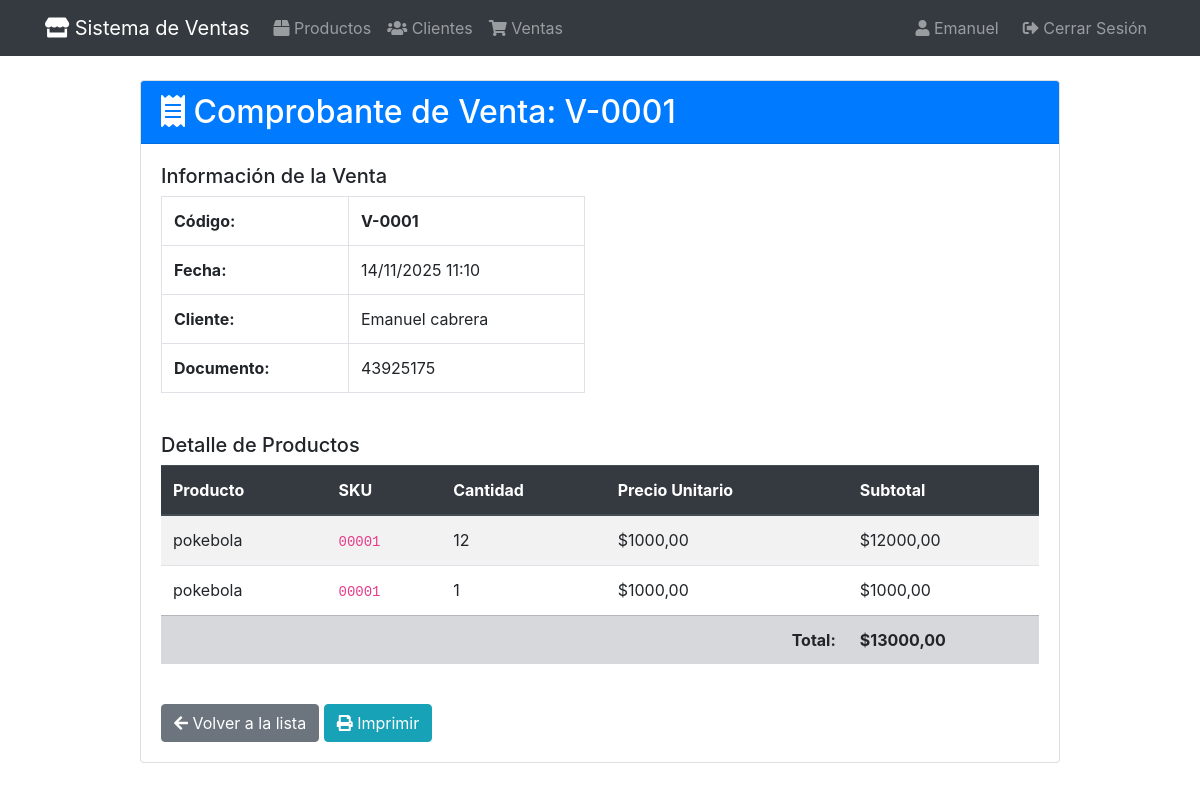
Screenshot of /ventas/1/ (signed in) with the database file from the repository.
### apps/ventas/models.py (models this page shows, shortened)
class Venta(models.Model):
    codigo_venta = models.CharField(
        max_length=20,
        unique= True,
        verbose_name="Codigo de venta"
    )
    cliente = models.ForeignKey(
        Cliente,
        on_delete=models.PROTECT,
        verbose_name="Cliente"
    )
    fecha = models.DateTimeField(
        auto_now=True,
        verbose_name="Fecha de venta"
    )
    total = models.DecimalField(
        max_digits=10,
        decimal_places = 2,
        default = 0,
        validators=[MinValueValidator(0)],
        verbose_name="Total de la venta"
    )
    class Meta:
        verbose_name ="Venta"
        verbose_name_plural = "Ventas"
        ordering = ["-fecha"]

class ItemVenta(models.Model):
    venta = models.ForeignKey(
        Venta,
        on_delete=models.CASCADE,
        related_name='items'
    )
    producto = models.ForeignKey(
        Producto,
        on_delete=models.PROTECT,
        verbose_name="Producto"
    )
    cantidad = models.IntegerField(
        validators=[MinValueValidator(1)],
        verbose_name="Cantidad"
    )
    precio_unitario = models.DecimalField(
        max_digits=10,
        decimal_places=2,
        validators=[MinValueValidator(0)],
        verbose_name="Precio Unitario",
        null=True,  # ← Permitir null temporalmente
        blank=True
    )
    subtotal = models.DecimalField(
        max_digits=10,
        decimal_places=2,
        default=0,
        validators=[MinValueValidator(0)],
        verbose_name="Subtotal"
    )
    class Meta:
        verbose_name = "Item de Venta"
        verbose_name_plural = "Items de Venta"

### apps/clientes/models.py (models this page shows, shortened)
class Cliente(models.Model):
    nombre = models.CharField(max_length=100, verbose_name="nombre")
    apellido = models.CharField(max_length=100, verbose_name="apellido")
    numero_documento = models.CharField(
        max_length=20,
        unique=True,
        verbose_name="nuemro de dni",
        validators= [
            RegexValidator(
                regex='^\d{7,8}$',
                message="El numero de documento solo deben ser numeros"
            )
        ]
    )
    email = models.EmailField(verbose_name= "Correo Electronico", blank=True)
    telefono = models.CharField(
        max_length=15,
        verbose_name="Telefono",
        validators=[
            RegexValidator(
                regex='^[0-9+()-]+$',
                message="El telefono solo puede contener numeros y los siguientes caracteres: +, -, ( ,"
            )
        ]
    )
    direccion = models.TextField(verbose_name="Direccion", blank=True)
    activo = models.BooleanField(default=True, verbose_name="activo")
    creado = models.DateTimeField(auto_now_add=True, verbose_name="creado")
    actualizado = models.DateTimeField(auto_now=True)
    class Meta:
        verbose_name = "Cliente"
        verbose_name_plural = "Clientes"
        ordering = ["apellido", "nombre"]
        indexes = [
            models.Index(fields=["apellido","nombre"]),
            models.Index(fields=["numero_documento"]),
        ]
    @property
    def nombre_completo(self):
        return f"{self.nombre} {self.apellido}"

### apps/productos/models.py (models this page shows, shortened)
class Producto(models.Model):
    nombre = models.CharField(max_length=100, verbose_name="Nombre del Producto")
    descripcion = models.TextField(blank= True, verbose_name="Descripción del Producto")
    precio = models.DecimalField(
        max_digits=10,
        decimal_places=2,
        validators=[MinValueValidator(0)],
        verbose_name="Precio"
    )
    stock = models.IntegerField(
        validators=[MinValueValidator(0)],
        verbose_name="Cantidad en Stock",
        default = 0
    )
    sku = models.CharField(
        max_length=50,
        unique=True,
        verbose_name="SKU"
    )
    activo = models.BooleanField(default=True, verbose_name="Activo")
    creado = models.DateTimeField(auto_now_add = True)
    actualizado= models.DateTimeField(auto_now=True)
    class Meta:
        verbose_name = "Producto"
        verbose_name_plural = "Productos"
        ordering = ['nombre']

### apps/ventas/views.py (the view)
# urls.py: path('<int:pk>/', views.VentaDetailView.as_view(), name='detalle'),
class VentaDetailView(VentasGroupRequiredMixin, DetailView):
    model = Venta
    template_name = 'ventas/venta_detail.html'
    context_object_name = 'venta'
    def get_queryset(self):
        return Venta.objects.prefetch_related('items__producto')

### apps/core/mixins.py (called while the page is built)
    def test_func(self):
        if self.group_required is None:
            return True
        if not self.request.user.is_authenticated:
            return False
        if self.request.user.is_superuser or self.request.user.groups.filter(name='administradores').exists():
            return True
        return self.request.user.groups.filter(name=self.group_required).exists()

### apps/ventas/templates/ventas/venta_detail.html (shortened to what this page needs)
{% extends 'base.html' %}
{% block content %}
<div class="row justify-content-center">
    <div class="col-md-10">
        <div class="card">
            <div class="card-header bg-primary text-white">
                <h2 class="mb-0">
                    <i class="fas fa-receipt"></i> Comprobante de Venta: {{ venta.codigo_venta }}
                </h2>
            </div>
            <div class="card-body">
                <div class="row mb-4">
                    <div class="col-md-6">
                        <h5>Información de la Venta</h5>
                        <table class="table table-bordered">
                            <tr>
                                <th>Código:</th>
                                <td><strong>{{ venta.codigo_venta }}</strong></td>
                            </tr>
                            <tr>
                                <th>Fecha:</th>
                                <td>{{ venta.fecha|date:"d/m/Y H:i" }}</td>
                            </tr>
                            <tr>
                                <th>Cliente:</th>
                                <td>{{ venta.cliente.nombre_completo }}</td>
                            </tr>
                            <tr>
                                <th>Documento:</th>
                                <td>{{ venta.cliente.numero_documento }}</td>
                            </tr>
                        </table>
                    </div>
                </div>
                <h5>Detalle de Productos</h5>
                <div class="table-responsive">
                    <table class="table table-striped">
                        <thead class="thead-dark">
                            <tr>
                                <th>Producto</th>
                                <th>SKU</th>
                                <th>Cantidad</th>
                                <th>Precio Unitario</th>
                                <th>Subtotal</th>
                            </tr>
                        </thead>
                        <tbody>
                            {% for item in venta.items.all %}
                            <tr>
                                <td>{{ item.producto.nombre }}</td>
                                <td><code>{{ item.producto.sku }}</code></td>
                                <td>{{ item.cantidad }}</td>
                                <td>${{ item.precio_unitario }}</td>
                                <td>${{ item.subtotal }}</td>
                            </tr>
                            {% endfor %}
                        </tbody>
                        <tfoot class="table-secondary">
                            <tr>
                                <td colspan="4" class="text-right"><strong>Total:</strong></td>
                                <td><strong>${{ venta.total }}</strong></td>
                            </tr>
                        </tfoot>
                    </table>
                </div>
                <div class="mt-4">
                    <a href="{% url 'ventas:lista' %}" class="btn btn-secondary">
                        <i class="fas fa-arrow-left"></i> Volver a la lista
                    </a>
                    <button onclick="window.print()" class="btn btn-info">
                        <i class="fas fa-print"></i> Imprimir
                    </button>
                </div>
            </div>
        </div>
    </div>
</div>
{% endblock %}

### templates/base.html (shortened to what this page needs)
<!DOCTYPE html>
<html lang="es">
<head>
    <link href="https://cdn.jsdelivr.net/npm/bootstrap@4.6.0/dist/css/bootstrap.min.css" rel="stylesheet">
    <link href="https://cdnjs.cloudflare.com/ajax/libs/font-awesome/5.15.4/css/all.min.css" rel="stylesheet">
</head>
<body>
    <nav class="navbar navbar-expand-lg navbar-dark bg-dark">
        <div class="container">
            <a class="navbar-brand" href="/">
                <i class="fas fa-store"></i> Sistema de Ventas
            </a>
            <div class="collapse navbar-collapse">
                <ul class="navbar-nav mr-auto">
                    <li class="nav-item">
                        <a class="nav-link" href="{% url 'productos:lista' %}">
                            <i class="fas fa-box"></i> Productos
                        </a>
                    </li>
                    <li class="nav-item">
                        <a class="nav-link" href="{% url 'clientes:lista' %}">
                             <i class="fas fa-users"></i> Clientes
                        </a>
                    </li>
                    <li class="nav-item">
                        <a class="nav-link" href="{% url 'ventas:lista' %}">
                             <i class="fas fa-shopping-cart"></i> Ventas
                        </a>
                    </li>
                </ul>
                <ul class="navbar-nav">
                    {% if user.is_authenticated %}
                        <li class="nav-item">
                            <span class="navbar-text mr-3">
                                <i class="fas fa-user"></i> {{ user.username }}
                            </span>
                        </li>
                        <li class="nav-item">
                            <a class="nav-link" href="{% url 'account_logout' %}">
                                <i class="fas fa-sign-out-alt"></i> Cerrar Sesión
                            </a>
                        </li>
                    {% else %}
                        <li class="nav-item">
                            <a class="nav-link" href="{% url 'account_login' %}">
                                <i class="fas fa-sign-in-alt"></i> Iniciar Sesión
                            </a>
                        </li>
                    {% endif %}
                </ul>
            </div>
        </div>
    </nav>
    <main class="container my-4">
        {% block content %}{% endblock %}
    </main>
</body>
</html>

### rows the page displays
Venta: codigo_venta "V-0001", fecha "14/11/2025 11:10", cliente.nombre_completo "Emanuel cabrera", cliente.numero_documento "43925175", total "13000,00"
ItemVenta: producto.nombre "pokebola", producto.sku "00001", cantidad "12", precio_unitario "1000,00", subtotal "12000,00"
ItemVenta: producto.nombre "pokebola", producto.sku "00001", cantidad "1", precio_unitario "1000,00", subtotal "1000,00"

### other values shown
{{ user.username }} "Emanuel"
